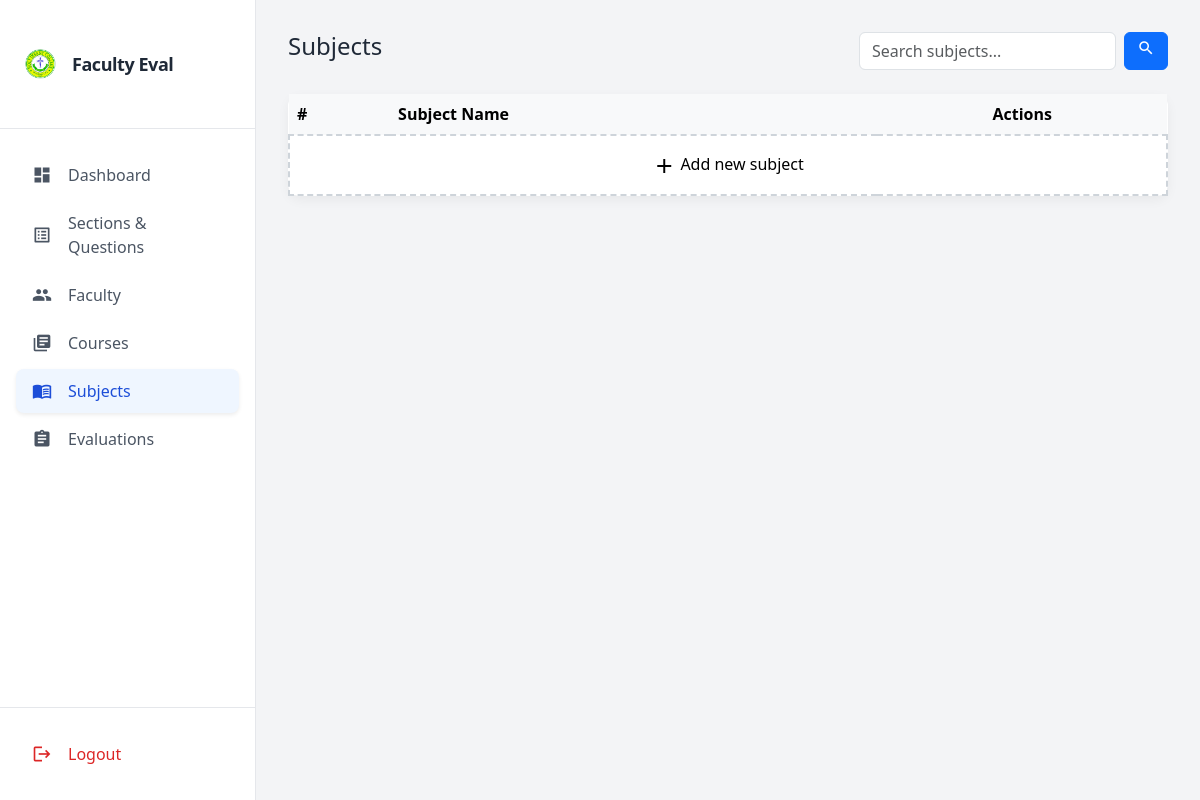
Before: /subjects/ with the older database file.
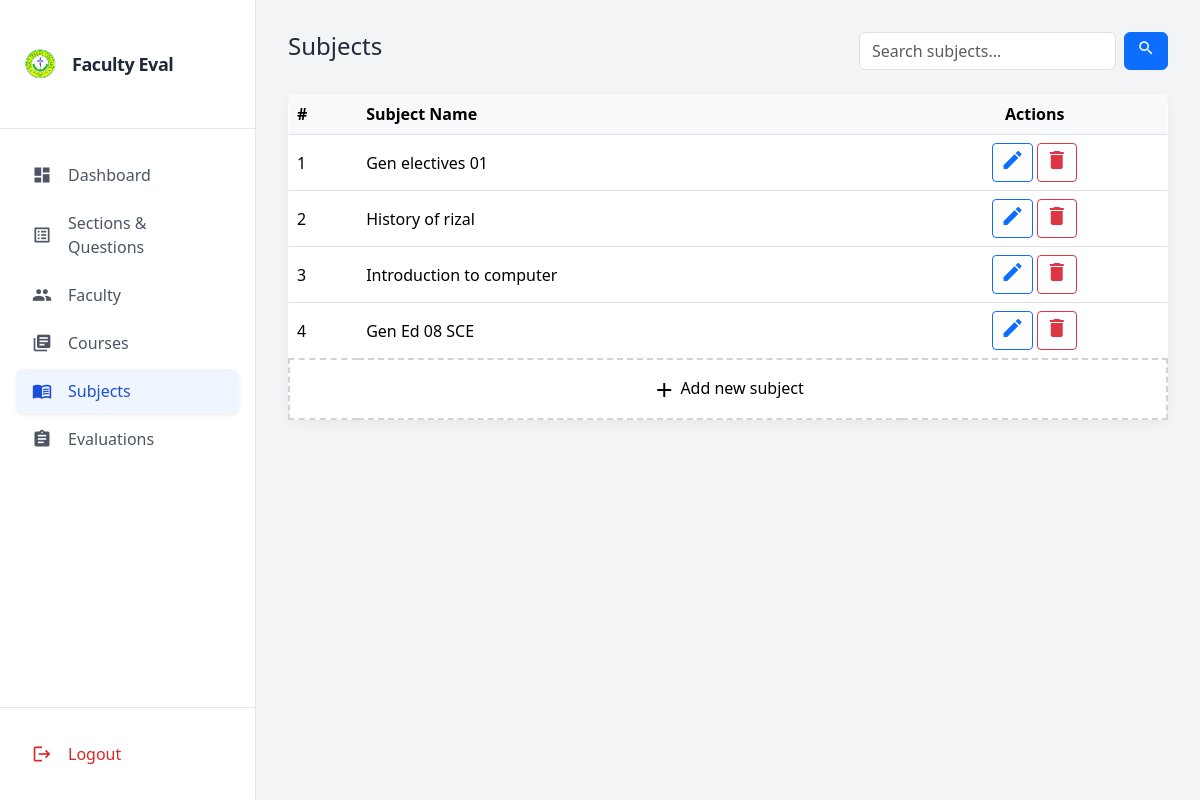
After: the same page with the newer database file.
### evaluation/models.py (models this page shows, shortened)
class Subject(models.Model):
    name = models.CharField(max_length=100)
    code = models.CharField(max_length=20, blank=True, null=True)

### evaluation/views.py (the view)
# urls.py: path('subjects/', views.subjects_list, name='subjects_list'),
def subjects_list(request):
    query = request.GET.get('q', '')
    subjects = Subject.objects.all()
    if query:
        subjects = subjects.filter(name__icontains=query)
    return render(request, 'admins/subject_list.html', {'subjects': subjects})

### templates/admins/subject_list.html (shortened to what this page needs)
{% extends 'admins/base.html' %}
{% block extra_head %}
<link href="https://cdn.jsdelivr.net/npm/bootstrap@5.3.2/dist/css/bootstrap.min.css" rel="stylesheet">
{% endblock %}
{% block content %}
<div class="container-fluid p-3">
    <div class="d-flex flex-column flex-md-row justify-content-between gap-3 mb-4">
        <h2 class="h4 mb-0">Subjects</h2>
        <form method="GET" class="d-flex gap-2">
            <input type="text" name="q" value="{{ request.GET.q }}" class="form-control" placeholder="Search subjects...">
            <button class="btn btn-primary">
                <span class="material-icons" style="font-size:18px;">search</span>
            </button>
        </form>
    </div>
    <div class="dashboard-card p-0">
    <div class="table-responsive">
    <table class="table table-hover align-middle mb-0 text-nowrap">
    <thead>
        <tr>
            <th>#</th>
            <th>Subject Name</th>
            <th class="text-center">Actions</th>
        </tr>
    </thead>
    <tbody>
        {% for subject in subjects %}
        <tr id="row-{{ subject.id }}">
            <form method="POST" action="{% url 'subject_edit' subject.id %}">
            <td>{{ forloop.counter }}</td>
            <td>
                <span class="view">{{ subject.name }}</span>
            </td>
            <td class="text-center">
                <div class="d-flex justify-content-center gap-1 actions-btns">
                    <button type="button" class="btn btn-outline-primary btn-sm view" onclick="toggleEditSubject({{ subject.id }})">
                        <span class="material-icons">edit</span>
                    </button>
                    <button type="button" class="btn btn-outline-danger btn-sm view"
                            data-bs-toggle="modal"
                            data-bs-target="#deleteSubjectModal{{ subject.id }}">
                        <span class="material-icons">delete</span>
                    </button>
                </div>
            </td>
            </form>
        </tr>
        {% endfor %}
        <tr id="ghostRow" class="add-ghost" onclick="toggleAddSubjectRow()">
            <td colspan="3" class="text-center py-3">
                <span class="material-icons align-middle">add</span> Add new subject
            </td>
        </tr>
    </tbody>
    </table>
    </div>
    </div>
</div>
{% endblock %}

Changed rows visible on the page:
added Subject: name "Gen electives 01"
added Subject: name "History of rizal"
added Subject: name "Introduction to computer"
added Subject: name "Gen Ed 08 SCE"
